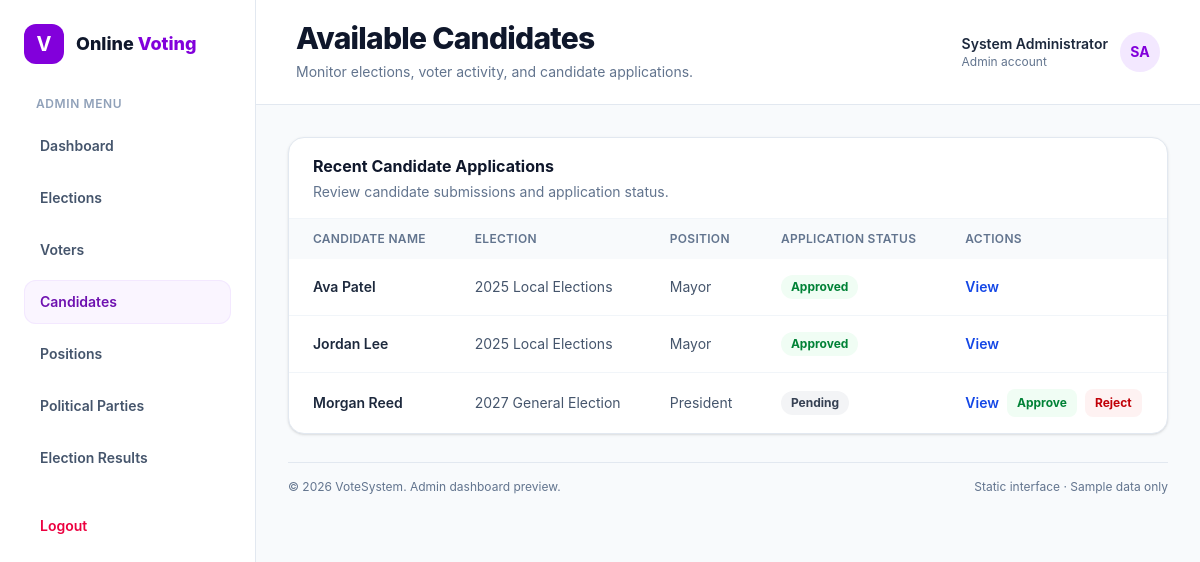
Screenshot of /views/admin/candidates.php (signed in) with the database file from the repository.
### tables this page shows
CREATE TABLE applications (
    id INT AUTO_INCREMENT PRIMARY KEY,
    user_id INT NOT NULL,
    address VARCHAR(255) NOT NULL,
    city VARCHAR(100) NOT NULL,
    state VARCHAR(100) NOT NULL,
    country VARCHAR(100) NOT NULL,
    postal_code VARCHAR(20) NOT NULL,
    election_id INT NOT NULL,
    position_id INT NOT NULL,
    constituency_area VARCHAR(100) NOT NULL,
    party_id INT DEFAULT NULL,
    qualifications TEXT NOT NULL,
    experience TEXT NOT NULL,
    manifesto TEXT NOT NULL,
    certificates VARCHAR(255) DEFAULT NULL,
    status ENUM('pending', 'approved', 'rejected') NOT NULL DEFAULT 'pending',
    created_at TIMESTAMP DEFAULT CURRENT_TIMESTAMP,
    updated_at TIMESTAMP DEFAULT CURRENT_TIMESTAMP ON UPDATE CURRENT_TIMESTAMP,
    FOREIGN KEY (user_id) REFERENCES users(id) ON DELETE CASCADE,
    FOREIGN KEY (election_id) REFERENCES elections(id) ON DELETE CASCADE,
    FOREIGN KEY (position_id) REFERENCES positions(id) ON DELETE CASCADE,
    FOREIGN KEY (party_id) REFERENCES parties(id) ON DELETE SET NULL,
    UNIQUE (user_id, election_id, position_id)
);

CREATE TABLE users (
    id INT AUTO_INCREMENT PRIMARY KEY,
    name VARCHAR(50) NOT NULL,
    email VARCHAR(100) NOT NULL UNIQUE,
    identity_type VARCHAR(20) NOT NULL,
    identity_number VARCHAR(20) NOT NULL UNIQUE,
    dob DATE NOT NULL,
    gender ENUM('male', 'female', 'other') NOT NULL,
    role ENUM('voter', 'candidate', 'admin') NOT NULL DEFAULT 'voter',
    status tinyint NOT NULL DEFAULT 1,
    password VARCHAR(255) NOT NULL,
    profile_picture VARCHAR(255) DEFAULT NULL,
    created_at TIMESTAMP DEFAULT CURRENT_TIMESTAMP,
    updated_at TIMESTAMP DEFAULT CURRENT_TIMESTAMP ON UPDATE CURRENT_TIMESTAMP
);

CREATE TABLE elections (
    id INT AUTO_INCREMENT PRIMARY KEY,
    title VARCHAR(100) NOT NULL UNIQUE,
    description TEXT NOT NULL,
    start_date DATETIME NOT NULL,
    end_date DATETIME NOT NULL,
    status ENUM('upcoming', 'ongoing', 'completed') NOT NULL DEFAULT 'upcoming',
    created_at TIMESTAMP DEFAULT CURRENT_TIMESTAMP,
    updated_at TIMESTAMP DEFAULT CURRENT_TIMESTAMP ON UPDATE CURRENT_TIMESTAMP
);

CREATE TABLE positions (
    id INT AUTO_INCREMENT PRIMARY KEY,
    title VARCHAR(100) NOT NULL UNIQUE,
    description TEXT NOT NULL,
    created_at TIMESTAMP DEFAULT CURRENT_TIMESTAMP,
    updated_at TIMESTAMP DEFAULT CURRENT_TIMESTAMP ON UPDATE CURRENT_TIMESTAMP
);

### app/helpers/security.php (called while the page is built, shortened)
<?php
function cleanText(string $value): string
{
    return htmlspecialchars(trim($value), ENT_QUOTES, 'UTF-8');
}
function getCsrfToken(): string
{
    return $_SESSION['csrf_token'];
}

### includes/admin/applications_list.php (the view, shortened to what this page needs)
<table class="w-full min-w-[760px] text-left text-sm">
    <thead class="bg-slate-50 text-xs uppercase tracking-wide text-slate-500">
        <tr>
            <th scope="col" class="px-6 py-3 font-semibold">Candidate Name</th>
            <th scope="col" class="px-6 py-3 font-semibold">Election</th>
            <th scope="col" class="px-6 py-3 font-semibold">Position</th>
            <th scope="col" class="px-6 py-3 font-semibold">Application Status</th>
            <th scope="col" class="px-6 py-3 font-semibold">Actions</th>
        </tr>
    </thead>
    <tbody class="divide-y divide-slate-100">
        <?php
          $statusColors = [
              'pending' => 'bg-gray-100 text-gray-700',
              'approved' => 'bg-green-50 text-green-700',
              'rejected' => 'bg-red-50 text-red-700'
          ];
          if ($limit == false) {
              $candidates = $pdo->query("SELECT applications.status AS status,
                              applications.id AS candidate_id,
                              users.name AS username,
                              elections.title AS election,
                              positions.title AS position FROM applications
                              INNER JOIN users ON applications.user_id=users.id
                              INNER JOIN elections ON applications.election_id=elections.id
                              INNER JOIN positions ON applications.position_id=positions.id
                              ")->fetchAll();
          }
          if (empty($candidates)) {
              echo '<tr>
                              <td class="px-6 py-4 font-semibold text-slate-600">
                              No Application submitted by candidates
                              </td>
                              </tr>';
          } else {
              foreach ($candidates as $key => $candidate) {
                  echo ' <tr>
                                  <td class="px-6 py-4 font-semibold text-slate-800">' . cleanText((string) $candidate['username']) . '</td>
                                  <td class="px-6 py-4 text-slate-600">' . cleanText((string) $candidate['election']) . '</td>
                                  <td class="px-6 py-4 text-slate-600">' . cleanText((string) $candidate['position']) . '</td>
                                  <td class="px-6 py-4"><span
                                          class="inline-flex rounded-full px-2.5 py-1 text-xs font-bold ' . $statusColors[$candidate['status']] . '">' . ucfirst($candidate['status']) . '</span>
                                  </td>
                                  <td class="px-6 py-4">
                                      <div class="flex items-center gap-2">
                                      <a href="../../views/admin/application_details.php?candidate='
                      . $candidate['candidate_id'] . '" class="font-semibold text-blue-700 hover:underline">View</a>';
                  if ($candidate['status'] === 'pending') {
                      echo '<a href="../../app/controllers/actions.php?candidate=' . $candidate['candidate_id'] . '&approve=true&csrf_token=' . urlencode(getCsrfToken()) . '"
                                                  class="rounded-lg bg-green-50 px-2.5 py-1.5 text-xs font-bold text-green-700">Approve</a>
                                                  <a href="../../app/controllers/actions.php?candidate=' . $candidate['candidate_id'] . '&approve=false&csrf_token=' . urlencode(getCsrfToken()) . '"
                                                  class="rounded-lg bg-red-50 px-2.5 py-1.5 text-xs font-bold text-red-700">Reject</a>';
                  }
                  echo ' </div>
                                  </td>
                               </tr>';
              }
          } ?>
    </tbody>
</table>

### rows the page displays
applications: user.name "Ava Patel", election.title "2025 Local Elections", position.title "Mayor", status "Approved"
applications: user.name "Jordan Lee", election.title "2025 Local Elections", position.title "Mayor", status "Approved"
applications: user.name "Morgan Reed", election.title "2027 General Election", position.title "President", status "Pending"

### other values shown
$portalLabel "ADMIN"
$item['label'] "Dashboard"
$item['label'] "Elections"
$item['label'] "Voters"
$item['label'] "Candidates"
$item['label'] "Positions"
$item['label'] "Political Parties"
$item['label'] "Election Results"
$pageTitle "Available Candidates"
$pageDescription "Monitor elections, voter activity, and candidate applications."
$headerName "System Administrator"
$headerRole "Admin"
$headerInitials "SA"
